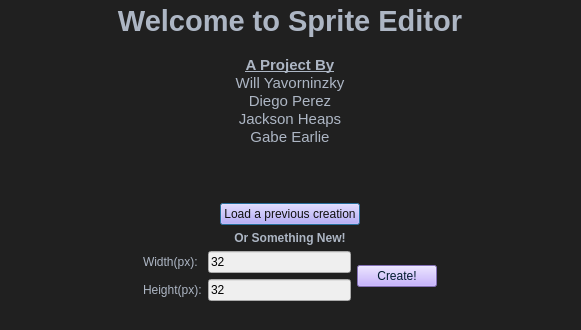
<?xml version="1.0" encoding="UTF-8"?>
<ui version="4.0">
 <class>StartupQuestions</class>
 <widget class="QDialog" name="StartupQuestions">
  <property name="geometry">
   <rect>
    <x>0</x>
    <y>0</y>
    <width>581</width>
    <height>330</height>
   </rect>
  </property>
  <property name="windowTitle">
   <string>Sprite Editor</string>
  </property>
  <property name="windowIcon">
   <iconset resource="Images.qrc">
    <normaloff>:/spriteicon.ico</normaloff>:/spriteicon.ico</iconset>
  </property>
  <property name="styleSheet">
   <string notr="true">background-color: rgb(32, 32, 32);</string>
  </property>
  <widget class="QWidget" name="verticalLayoutWidget">
   <property name="geometry">
    <rect>
     <x>0</x>
     <y>0</y>
     <width>580</width>
     <height>321</height>
    </rect>
   </property>
   <layout class="QVBoxLayout" name="RootLayout">
    <item>
     <widget class="QTextBrowser" name="textBrowser">
      <property name="sizePolicy">
       <sizepolicy hsizetype="Minimum" vsizetype="Expanding">
        <horstretch>0</horstretch>
        <verstretch>0</verstretch>
       </sizepolicy>
      </property>
      <property name="minimumSize">
       <size>
        <width>400</width>
        <height>0</height>
       </size>
      </property>
      <property name="styleSheet">
       <string notr="true">color: rgb(173, 182, 196);</string>
      </property>
      <property name="frameShape">
       <enum>QFrame::NoFrame</enum>
      </property>
      <property name="html">
       <string>&lt;!DOCTYPE HTML PUBLIC &quot;-//W3C//DTD HTML 4.0//EN&quot; &quot;http://www.w3.org/TR/REC-html40/strict.dtd&quot;&gt;
&lt;html&gt;&lt;head&gt;&lt;meta name=&quot;qrichtext&quot; content=&quot;1&quot; /&gt;&lt;meta charset=&quot;utf-8&quot; /&gt;&lt;style type=&quot;text/css&quot;&gt;
p, li { white-space: pre-wrap; }
hr { height: 1px; border-width: 0; }
li.unchecked::marker { content: &quot;\2610&quot;; }
li.checked::marker { content: &quot;\2612&quot;; }
&lt;/style&gt;&lt;/head&gt;&lt;body style=&quot; font-family:'Segoe UI'; font-size:9pt; font-weight:400; font-style:normal;&quot;&gt;
&lt;p align=&quot;center&quot; style=&quot; margin-top:0px; margin-bottom:0px; margin-left:0px; margin-right:0px; -qt-block-indent:0; text-indent:0px;&quot;&gt;&lt;span style=&quot; font-size:22pt; font-weight:700;&quot;&gt;Welcome to Sprite Editor&lt;/span&gt;&lt;/p&gt;
&lt;p align=&quot;center&quot; style=&quot;-qt-paragraph-type:empty; margin-top:0px; margin-bottom:0px; margin-left:0px; margin-right:0px; -qt-block-indent:0; text-indent:0px; font-size:11pt; font-weight:700;&quot;&gt;&lt;br /&gt;&lt;/p&gt;
&lt;p align=&quot;center&quot; style=&quot; margin-top:0px; margin-bottom:0px; margin-left:0px; margin-right:0px; -qt-block-indent:0; text-indent:0px;&quot;&gt;&lt;span style=&quot; font-size:11pt; font-weight:700; text-decoration: underline;&quot;&gt;A Project By&lt;/span&gt;&lt;/p&gt;
&lt;p align=&quot;center&quot; style=&quot; margin-top:0px; margin-bottom:0px; margin-left:0px; margin-right:0px; -qt-block-indent:0; text-indent:0px;&quot;&gt;&lt;span style=&quot; font-size:11pt;&quot;&gt;Will Yavorninzky&lt;/span&gt;&lt;/p&gt;
&lt;p align=&quot;center&quot; style=&quot; margin-top:0px; margin-bottom:0px; margin-left:0px; margin-right:0px; -qt-block-indent:0; text-indent:0px;&quot;&gt;&lt;span style=&quot; font-size:11pt;&quot;&gt;Diego Perez&lt;/span&gt;&lt;/p&gt;
&lt;p align=&quot;center&quot; style=&quot; margin-top:0px; margin-bottom:0px; margin-left:0px; margin-right:0px; -qt-block-indent:0; text-indent:0px;&quot;&gt;&lt;span style=&quot; font-size:11pt;&quot;&gt;Jackson Heaps&lt;/span&gt;&lt;/p&gt;
&lt;p align=&quot;center&quot; style=&quot; margin-top:0px; margin-bottom:0px; margin-left:0px; margin-right:0px; -qt-block-indent:0; text-indent:0px;&quot;&gt;&lt;span style=&quot; font-size:11pt;&quot;&gt;Gabe Earlie&lt;/span&gt;&lt;/p&gt;&lt;/body&gt;&lt;/html&gt;</string>
      </property>
     </widget>
    </item>
    <item>
     <layout class="QHBoxLayout" name="horizontalLayout">
      <item>
       <spacer name="horizontalSpacer">
        <property name="orientation">
         <enum>Qt::Horizontal</enum>
        </property>
        <property name="sizeHint" stdset="0">
         <size>
          <width>40</width>
          <height>20</height>
         </size>
        </property>
       </spacer>
      </item>
      <item>
       <widget class="QPushButton" name="loadButton">
        <property name="styleSheet">
         <string notr="true">background-color: rgb(183, 155, 255);
color: rgb(16, 16, 16);</string>
        </property>
        <property name="text">
         <string>Load a previous creation</string>
        </property>
       </widget>
      </item>
      <item>
       <spacer name="horizontalSpacer_2">
        <property name="orientation">
         <enum>Qt::Horizontal</enum>
        </property>
        <property name="sizeHint" stdset="0">
         <size>
          <width>40</width>
          <height>20</height>
         </size>
        </property>
       </spacer>
      </item>
     </layout>
    </item>
    <item>
     <widget class="QLabel" name="label">
      <property name="font">
       <font>
        <bold>true</bold>
       </font>
      </property>
      <property name="styleSheet">
       <string notr="true">color: rgb(173, 182, 196);</string>
      </property>
      <property name="text">
       <string>Or Something New!</string>
      </property>
      <property name="alignment">
       <set>Qt::AlignCenter</set>
      </property>
     </widget>
    </item>
    <item>
     <layout class="QVBoxLayout" name="InteractableArea">
      <item>
       <layout class="QHBoxLayout" name="WHEntries">
        <item>
         <spacer name="horizontalSpacer_3">
          <property name="orientation">
           <enum>Qt::Horizontal</enum>
          </property>
          <property name="sizeHint" stdset="0">
           <size>
            <width>40</width>
            <height>20</height>
           </size>
          </property>
         </spacer>
        </item>
        <item>
         <layout class="QVBoxLayout" name="verticalLayout_4">
          <item>
           <widget class="QLabel" name="WidthLabel">
            <property name="styleSheet">
             <string notr="true">color: rgb(173, 182, 196);</string>
            </property>
            <property name="text">
             <string>Width(px):</string>
            </property>
           </widget>
          </item>
          <item>
           <widget class="QLabel" name="HeightLabel">
            <property name="styleSheet">
             <string notr="true">color: rgb(173, 182, 196);</string>
            </property>
            <property name="text">
             <string>Height(px):</string>
            </property>
           </widget>
          </item>
         </layout>
        </item>
        <item>
         <layout class="QVBoxLayout" name="verticalLayout_3">
          <item>
           <widget class="QLineEdit" name="widthEntry">
            <property name="enabled">
             <bool>true</bool>
            </property>
            <property name="styleSheet">
             <string notr="true">background-color: rgb(239, 239, 239);
color: rgb(0, 0, 0);</string>
            </property>
            <property name="text">
             <string>32</string>
            </property>
            <property name="placeholderText">
             <string>Between 32-128</string>
            </property>
           </widget>
          </item>
          <item>
           <widget class="QLineEdit" name="heightEntry">
            <property name="enabled">
             <bool>true</bool>
            </property>
            <property name="autoFillBackground">
             <bool>false</bool>
            </property>
            <property name="styleSheet">
             <string notr="true">background-color: rgb(239, 239, 239);
color: rgb(0, 0, 0);</string>
            </property>
            <property name="text">
             <string>32</string>
            </property>
            <property name="placeholderText">
             <string>Between 32-128</string>
            </property>
            <property name="clearButtonEnabled">
             <bool>false</bool>
            </property>
           </widget>
          </item>
         </layout>
        </item>
        <item>
         <widget class="QPushButton" name="createButton">
          <property name="styleSheet">
           <string notr="true">background-color: rgb(183, 155, 255);
color: rgb(0, 27, 46);</string>
          </property>
          <property name="text">
           <string>Create!</string>
          </property>
         </widget>
        </item>
        <item>
         <spacer name="horizontalSpacer_4">
          <property name="orientation">
           <enum>Qt::Horizontal</enum>
          </property>
          <property name="sizeHint" stdset="0">
           <size>
            <width>40</width>
            <height>20</height>
           </size>
          </property>
         </spacer>
        </item>
       </layout>
      </item>
     </layout>
    </item>
    <item>
     <widget class="QLabel" name="ErrorLabel">
      <property name="styleSheet">
       <string notr="true">color: rgb(255, 90, 93);</string>
      </property>
      <property name="text">
       <string/>
      </property>
      <property name="alignment">
       <set>Qt::AlignCenter</set>
      </property>
     </widget>
    </item>
   </layout>
  </widget>
 </widget>
 <resources>
  <include location="Images.qrc"/>
 </resources>
 <connections/>
</ui>
